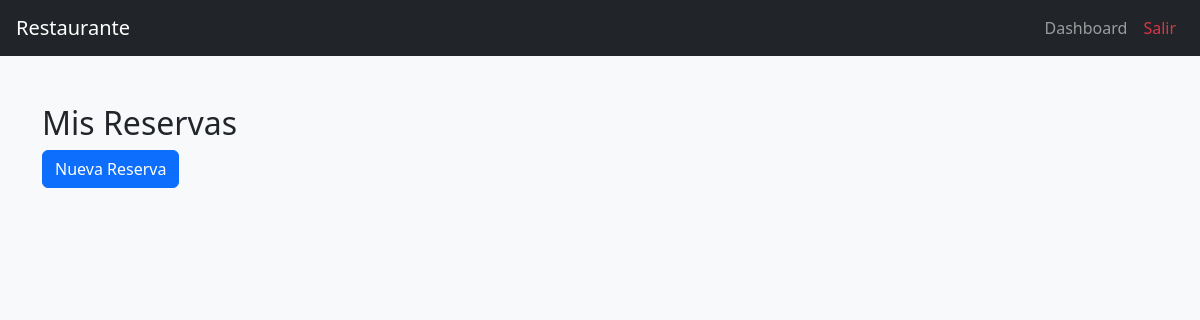
/reservations/ (signed in), run on an earlier commit of the app's database.
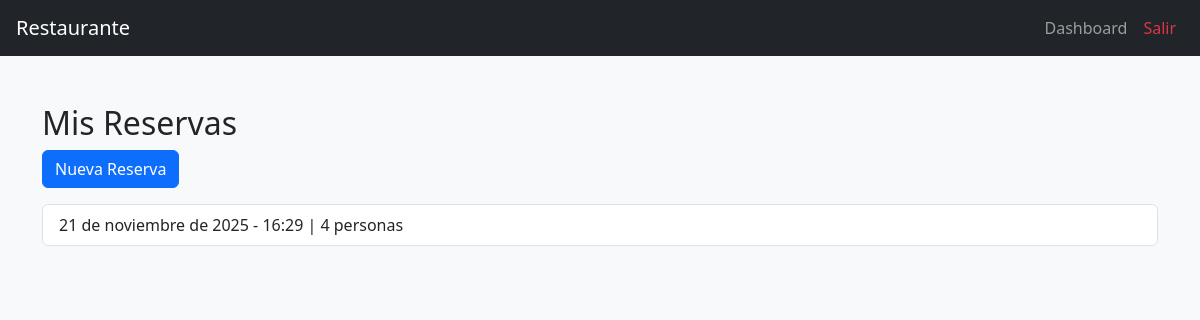
And on a later commit of the database.
### reservations/models.py (models this page shows, shortened)
class Reservation(models.Model):
    user = models.ForeignKey(User, on_delete=models.CASCADE)
    date = models.DateField()
    time = models.TimeField()
    persons = models.PositiveIntegerField(default=1)
    notes = models.TextField(blank=True)

### reservations/views.py (the view)
# urls.py: path("", views.reservation_list, name="list"),
@login_required
@role_required(["cliente", "admin"])
def reservation_list(request):
    reservations = Reservation.objects.filter(user=request.user)
    return render(request, "reservations/list.html", {"reservations": reservations})

### templates/reservations/list.html
{% extends "base.html" %}
{% block content %}
<h2>Mis Reservas</h2>
<a class="btn btn-primary" href="/reservations/create/">Nueva Reserva</a>
<ul class="list-group mt-3">
    {% for r in reservations %}
    <li class="list-group-item">
        {{ r.date }} - {{ r.time }} | {{ r.persons }} personas
    </li>
    {% endfor %}
</ul>
{% endblock %}

### templates/base.html (shortened to what this page needs)
<!DOCTYPE html>
<html lang="es">
<head>
    <link rel="stylesheet" href="https://cdn.jsdelivr.net/npm/bootstrap@5.3.3/dist/css/bootstrap.min.css">
</head>
<body class="bg-light">
<nav class="navbar navbar-expand-lg navbar-dark bg-dark px-3">
    <a class="navbar-brand" href="/">Restaurante</a>
    <div class="collapse navbar-collapse" id="menu">
        <ul class="navbar-nav ms-auto">
            {% if user.is_authenticated %}
                <li class="nav-item">
                    <a class="nav-link" href="{% url 'core:dashboard' %}">Dashboard</a>
                </li>
                <li class="nav-item">
                    <a class="nav-link text-danger" href="{% url 'core:logout' %}">Salir</a>
                </li>
            {% endif %}
        </ul>
    </div>
</nav>
<div class="container mt-5">
    {% block content %}
    {% endblock %}
</div>
</body>
</html>

What changed in the data, as far as the page shows it:
added Reservation: date "21 de noviembre de 2025", time "16:29", persons "4"
